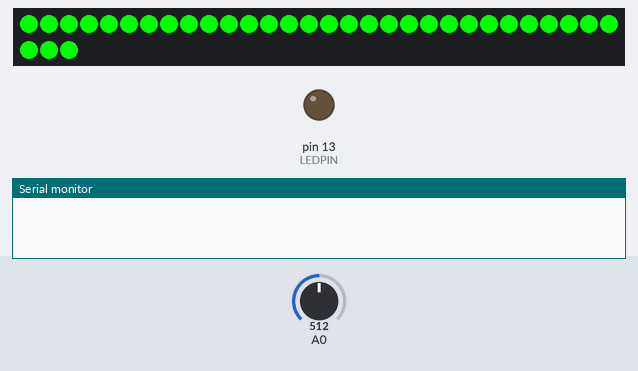
The sketch below on a simulated Arduino Uno, built with avr-gcc and run on an emulated ATmega328P. Parts: 33 RGB LEDs in strip order, left to right, continuing on the next row, output pins drawn as LEDs (lit = HIGH), the last lines printed to the serial monitor. Inputs (shaded band) come from the test bench; at power-on: A0 = 512. Dim RGB values are drawn brighter than linear.

Above: at 0.7 s.
At 1.9 s:
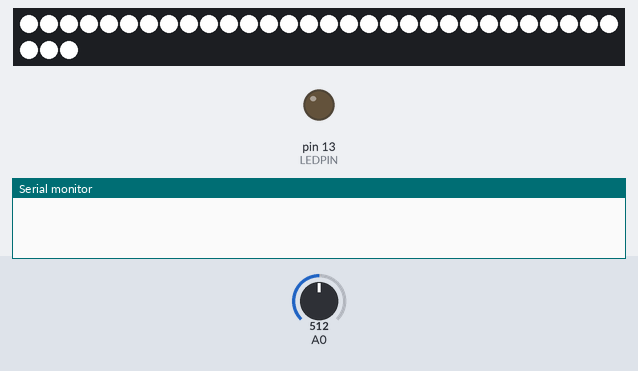
4.1 s: A0 set to 716
At 5.1 s:
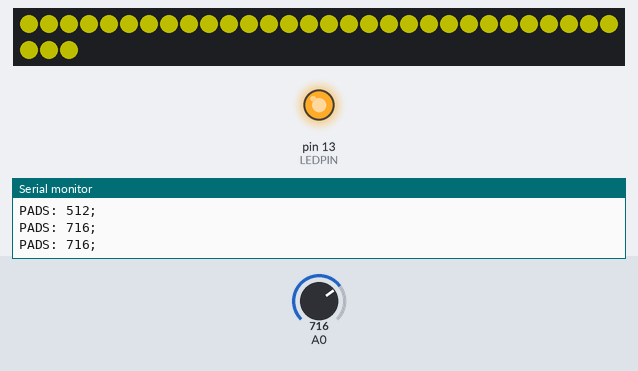
6.2 s: A0 set to 1023
9.2 s: A0 set to 900
Timing chart, 0 to 12.2 s (numbered marks = the images above; inputs shaded):
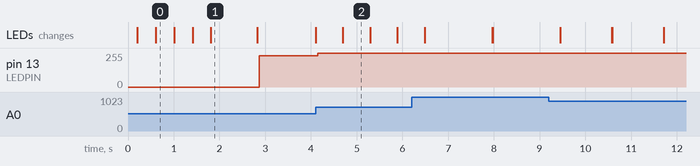

The sketch:

ardrums.ino
```cpp
/*
 * Ardrumo sketch
 *
 * Use with the Ardrumo software here:
 * http://code.google.com/p/ardrumo/
 * This is designed to let an Arduino act as a drum machine
 * in GarageBand (sorry, Mac OS X only).
 */
 #include <Adafruit_NeoPixel.h>


#define PIN 6
#define LEDPIN     13     // status LED pin
#define PIEZOTHRESHOLD 70  // analog threshold for piezo sensing
#define PADNUM 1          // number of pads

int pad_val[PADNUM];
int val_max[PADNUM], val_min[PADNUM];

Adafruit_NeoPixel strip = Adafruit_NeoPixel(33, PIN, NEO_GRB + NEO_KHZ800);


void setup() {
  pinMode(LEDPIN, OUTPUT);
  Serial.begin(115200);   // set serial output rate

  for(int i = 0; i < PADNUM; i++){
  	val_max[i] =0;
  	val_min[i] =1023;
  }

  strip.begin();
  strip.show(); // Initialize all pixels to 'off'

  pinta(255,0,0);
  delay(200);

  pinta(255,255,0);
  delay(400);
  pinta(0,255,0);
  delay(400);
  pinta(0,255,255);
  delay(400);
  pinta(0,0,255);
  delay(400);

  pinta(255,255,255);
  delay(1000);
  pinta(0,0,0);
}

void loop() {

  // Loop through each piezo and send data
  // on the serial output if the force exceeds
  // the piezo threshold
  for(int i = 0; i < PADNUM; i++) pad_val[i] = analogRead(i);

  for(int i = 0; i < PADNUM; i++){

    if(pad_val[i]>=val_max[i]) val_max[i] = pad_val[i];
    if(pad_val[i]<=val_min[i]) val_min[i] = pad_val[i];

    if( pad_val[i] >= PIEZOTHRESHOLD ) {

    	Serial.print("PADS: ");
	    Serial.print(pad_val[i]);
	    Serial.println(";");
	    /*
	    Serial.print("\tMax :");
	    Serial.print(val_max[i]);
	    Serial.print("\tMin :");
	    Serial.println(val_min[i]);
	    */

    	digitalWrite(LEDPIN,HIGH);  // indicate we're sending MIDI data
    	int val=map(pad_val[i],val_min[i],600,0,255);

    	for(int i=0; i<strip.numPixels(); i++) strip.setPixelColor(i, strip.Color(val, val, 0));
    	strip.show();
  		delay(val);

    	for(int i=0; i<strip.numPixels(); i++) strip.setPixelColor(i, strip.Color(0, 0, 0));
    	strip.show();

    	digitalWrite(LEDPIN,LOW);
    }
  }


}


void pinta(int r, int g, int b){
	for(int i=0; i<strip.numPixels(); i++) strip.setPixelColor(i, strip.Color(r, g, b));
	strip.show();
}
```

Measured:
- after the input at 4.1 s, pin 13 (LEDPIN): 236/255 → 255/255 after 0.05 s; the LEDs: change at once (image 2)
- what the display in image 0 shows lasts 0.4 s, from 0.6 s to 1.0 s
- what the display in image 1 shows lasts 1.0 s, from 1.8 s to 2.8 s
- what the display in image 2 shows lasts 0.6 s, from 4.7 s to 5.3 s
